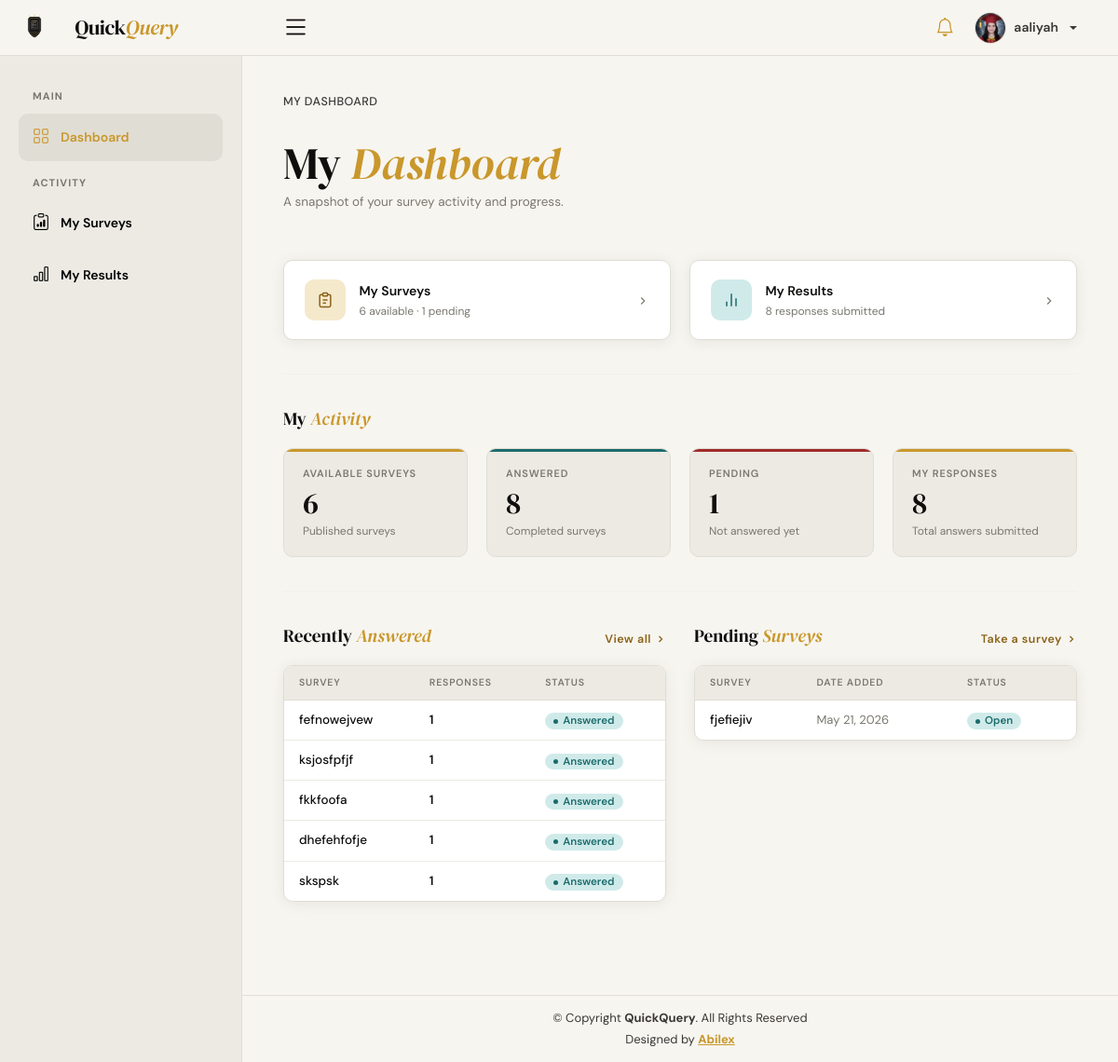
The app's page /public/user/index (signed in) with its own data.
### tables this page shows
CREATE TABLE `surveys` (
  `id` int(11) NOT NULL,
  `user_id` int(11) NOT NULL,
  `title` varchar(255) NOT NULL,
  `description` text NOT NULL,
  `status` enum('pending','published','closed') NOT NULL,
  `created_at` timestamp NOT NULL DEFAULT current_timestamp(),
  `category_id` int(11) DEFAULT NULL,
  `start_date` datetime DEFAULT NULL,
  `end_date` datetime DEFAULT NULL
);

### public/user/index.php (the view, shortened to what this page needs)
<?php
include('./includes/header.php');
include('./includes/topbar.php');
include('./includes/sidebar.php');
include('../../app/config/config.php');
$user_id = $_SESSION['authUser']['user_id'];
$surveyQuery   = mysqli_query($conn, "SELECT COUNT(*) as total FROM surveys WHERE status='published'");
$totalSurveys  = (int)mysqli_fetch_assoc($surveyQuery)['total'];
$answeredQuery   = mysqli_query($conn, "SELECT COUNT(DISTINCT survey_id) as total FROM responses WHERE user_id = $user_id");
$answeredSurveys = (int)mysqli_fetch_assoc($answeredQuery)['total'];
$notAnsweredQuery = mysqli_query($conn, "
    SELECT COUNT(*) as total
    FROM surveys s
    WHERE s.status = 'published'
      AND s.id NOT IN (
          SELECT DISTINCT survey_id FROM responses WHERE user_id = $user_id
      )
");
$notAnswered = (int)mysqli_fetch_assoc($notAnsweredQuery)['total'];
$responseQuery  = mysqli_query($conn, "SELECT COUNT(*) as total FROM responses WHERE user_id = $user_id");
$totalResponses = (int)mysqli_fetch_assoc($responseQuery)['total'];
$recentQuery = mysqli_query($conn, "
    SELECT s.id, s.title, s.description, s.status, s.created_at,
           COUNT(r.id) as response_count
    FROM surveys s
    INNER JOIN responses r ON r.survey_id = s.id AND r.user_id = $user_id
    GROUP BY s.id
    ORDER BY MAX(r.submitted_at) DESC
    LIMIT 5
");
$recentSurveys = [];
while ($row = mysqli_fetch_assoc($recentQuery)) {
  $recentSurveys[] = $row;
}
$pendingQuery = mysqli_query($conn, "
    SELECT s.id, s.title, s.description, s.created_at
    FROM surveys s
    WHERE s.status = 'published'
      AND s.id NOT IN (
          SELECT DISTINCT survey_id FROM responses WHERE user_id = $user_id
      )
    ORDER BY s.created_at DESC
    LIMIT 5
");
$pendingSurveys = [];
while ($row = mysqli_fetch_assoc($pendingQuery)) {
  $pendingSurveys[] = $row;
}
?>
<div class="breadcrumbs">
  <span class="current-page">My Dashboard</span>
</div>
<header>
  <div>
    <h1>My <em>Dashboard</em></h1>
    <p class="header-sub">A snapshot of your survey activity and progress.</p>
  </div>
</header>
<div class="nav-cards">
  <a href="mysurvey.php" class="nav-card">
    <div class="nav-icon-box gold">
      <svg viewBox="0 0 24 24">
        <path d="M9 5H7a2 2 0 00-2 2v12a2 2 0 002 2h10a2 2 0 002-2V7a2 2 0 00-2-2h-2" />
        <rect x="9" y="3" width="6" height="4" rx="1" />
        <line x1="9" y1="12" x2="15" y2="12" />
        <line x1="9" y1="16" x2="13" y2="16" />
      </svg>
    </div>
    <div class="nav-card-body">
      <div class="nav-card-title">My Surveys</div>
      <div class="nav-card-sub"><?= $totalSurveys ?> available · <?= $notAnswered ?> pending</div>
    </div>
    <div class="nav-card-arrow"><svg viewBox="0 0 24 24">
        <polyline points="9 18 15 12 9 6" />
      </svg></div>
  </a>
  <a href="results.php" class="nav-card">
    <div class="nav-icon-box teal">
      <svg viewBox="0 0 24 24">
        <line x1="18" y1="20" x2="18" y2="10" />
        <line x1="12" y1="20" x2="12" y2="4" />
        <line x1="6" y1="20" x2="6" y2="14" />
      </svg>
    </div>
    <div class="nav-card-body">
      <div class="nav-card-title">My Results</div>
      <div class="nav-card-sub"><?= $totalResponses ?> responses submitted</div>
    </div>
    <div class="nav-card-arrow"><svg viewBox="0 0 24 24">
        <polyline points="9 18 15 12 9 6" />
      </svg></div>
  </a>
</div>
<hr class="divider">
<div class="section-label">
  <h2>My <em>Activity</em></h2>
</div>
<div class="stat-strip-4">
  <div class="stat-card gold">
    <div class="stat-label">Available Surveys</div>
    <div class="stat-value"><?= $totalSurveys ?></div>
    <div class="stat-sub">Published surveys</div>
  </div>
  <div class="stat-card teal">
    <div class="stat-label">Answered</div>
    <div class="stat-value"><?= $answeredSurveys ?></div>
    <div class="stat-sub">Completed surveys</div>
  </div>
  <div class="stat-card rose">
    <div class="stat-label">Pending</div>
    <div class="stat-value"><?= $notAnswered ?></div>
    <div class="stat-sub">Not answered yet</div>
  </div>
  <div class="stat-card gold">
    <div class="stat-label">My Responses</div>
    <div class="stat-value"><?= $totalResponses ?></div>
    <div class="stat-sub">Total answers submitted</div>
  </div>
</div>
<hr class="divider">
<div class="two-col">
  <div>
    <div class="section-label">
      <h2>Recently <em>Answered</em></h2>
      <a href="results.php" class="section-link">
        View all
        <svg viewBox="0 0 24 24">
          <polyline points="9 18 15 12 9 6" />
        </svg>
      </a>
    </div>
    <div class="table-wrap">
      <div class="table-scroll">
        <table>
          <thead>
            <tr>
              <th>Survey</th>
              <th>Responses</th>
              <th>Status</th>
            </tr>
          </thead>
          <tbody>
            <?php if (empty($recentSurveys)): ?>
              <tr>
                <td colspan="3" style="text-align:center;padding:2rem;color:var(--ink-3);">No answered surveys yet.</td>
              </tr>
            <?php else: ?>
              <?php foreach ($recentSurveys as $s): ?>
                <tr>
                  <td>
                    <div class="survey-title"><?= htmlspecialchars($s['title']) ?></div>
                  </td>
                  <td style="font-weight:600;color:var(--ink);"><?= (int)$s['response_count'] ?></td>
                  <td><span class="badge badge-answered">Answered</span></td>
                </tr>
              <?php endforeach; ?>
            <?php endif; ?>
          </tbody>
        </table>
      </div>
    </div>
  </div>
  <div>
    <div class="section-label">
      <h2>Pending <em>Surveys</em></h2>
      <a href="mysurvey.php" class="section-link">
        Take a survey
        <svg viewBox="0 0 24 24">
          <polyline points="9 18 15 12 9 6" />
        </svg>
      </a>
    </div>
    <div class="table-wrap">
      <div class="table-scroll">
        <table>
          <thead>
            <tr>
              <th>Survey</th>
              <th>Date Added</th>
              <th>Status</th>
            </tr>
          </thead>
          <tbody>
            <?php if (empty($pendingSurveys)): ?>
              <tr>
                <td colspan="3" style="text-align:center;padding:2rem;color:var(--ink-3);">All surveys answered!</td>
              </tr>
            <?php else: ?>
              <?php foreach ($pendingSurveys as $s): ?>
                <tr>
                  <td>
                    <div class="survey-title"><?= htmlspecialchars($s['title']) ?></div>
                  </td>
                  <td style="color:var(--ink-3);font-size:13px;"><?= date('M d, Y', strtotime($s['created_at'])) ?></td>
                  <td><span class="badge badge-published">Open</span></td>
                </tr>
              <?php endforeach; ?>
            <?php endif; ?>
          </tbody>
        </table>
      </div>
    </div>
  </div>
</div>
<?php include('./includes/footer.php'); ?>

### public/user/includes/header.php (style rules this page uses)
:root { --ink: #0f0e0d; --ink-2: #3a3835; --ink-3: #7a776f; --paper: #f7f5f0; --paper-2: #eceae3; --paper-3: #e0ddd4; --gold: #c9972b; --gold-light: #f5e9cc; --gold-dark: #8a6318; --teal: #1b6b6b; --teal-lt: #d0eaea; --rose: #a02c2c; --rose-lt: #f5dede; --radius: 10px; --shadow: 0 2px 16px rgba(15, 14, 13, 0.07); }
* { box-sizing: border-box; margin: 0; padding: 0; }
body { font-family: 'DM Sans', sans-serif; background: var(--paper); color: var(--ink); padding-top: 60px; }

### records on screen
surveys: title "fefnowejvew", response_count "1"
surveys: title "ksjosfpfjf", response_count "1"
surveys: title "fkkfoofa", response_count "1"
surveys: title "dhefehfofje", response_count "1"
surveys: title "skspsk", response_count "1"
surveys: title "fjefiejiv", created_at "May 21, 2026"

### other values on screen
$userName "aaliyah"
$totalSurveys "6"
$notAnswered "1"
$totalResponses "8"
$answeredSurveys "8"
